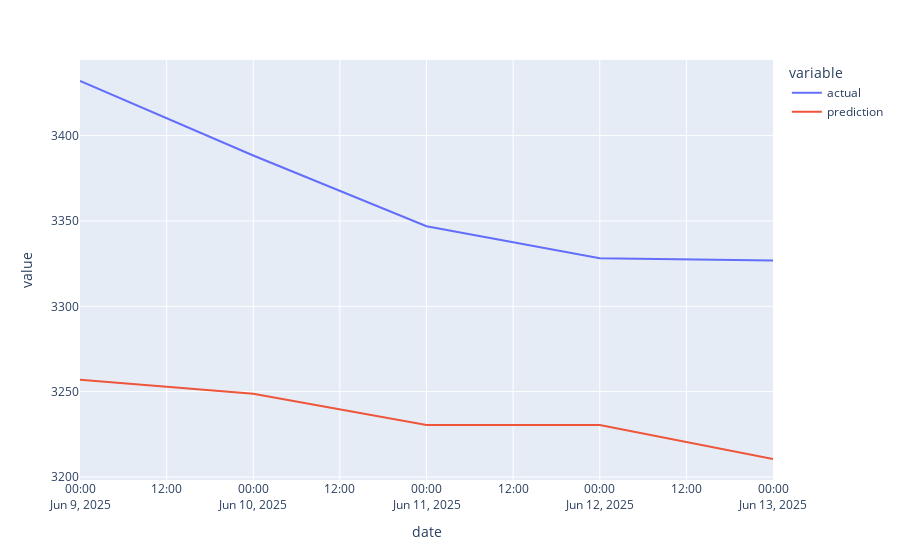

The notebook cell this image was saved under:
### Code cell
px.line(predictions, x=predictions.date,y=[predictions.actual,predictions.prediction])

### Figure 1 — Plotly figure (JSON) as saved in the notebook; plotly's stock layout.template omitted (floating-point values rounded to 4 significant figures)
{"data": [{"hovertemplate": "variable=actual<br>date=%{x}<br>value=%{y}<extra></extra>", "legendgroup": "actual", "line": {"color": "#636efa", "dash": "solid"}, "marker": {"symbol": "circle"}, "mode": "lines", "name": "actual", "orientation": "v", "showlegend": true, "type": "scatter", "x": ["2025-06-09", "2025-06-10", "2025-06-11", "2025-06-12", "2025-06-13"], "xaxis": "x", "y": [3432.0, 3388.0, 3347.0, 3328.0, 3327.0], "yaxis": "y"}, {"hovertemplate": "variable=prediction<br>date=%{x}<br>value=%{y}<extra></extra>", "legendgroup": "prediction", "line": {"color": "#EF553B", "dash": "solid"}, "marker": {"symbol": "circle"}, "mode": "lines", "name": "prediction", "orientation": "v", "showlegend": true, "type": "scatter", "x": ["2025-06-09", "2025-06-10", "2025-06-11", "2025-06-12", "2025-06-13"], "xaxis": "x", "y": [3257.0, 3249.0, 3231.0, 3230.0, 3211.0], "yaxis": "y"}], "layout": {"legend": {"title": {"text": "variable"}, "tracegroupgap": 0}, "margin": {"t": 60}, "xaxis": {"anchor": "y", "domain": [0, 1], "title": {"text": "date"}}, "yaxis": {"anchor": "x", "domain": [0, 1], "title": {"text": "value"}}}}
